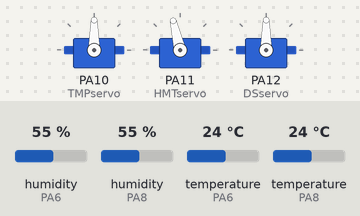
Simulated run of this sketch. Board: STM32 Blue Pill. Parts: 3 × servo. Wiring (inferred from the names in the program): DHT11 sensor: data PA8. Inputs (shaded band) come from the test bench; at power-on: humidity (sensors on PA6, PA8) 55 %, temperature (sensors on PA6, PA8) 24 °C.

Above: at 1.2 s.
1.3 s: humidity (sensor on PA6) set to 40 %
At 3.1 s:
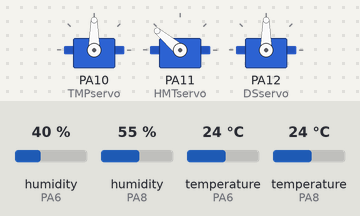
3.6 s: humidity (sensor on PA6) set to 68 %
At 5.6 s:
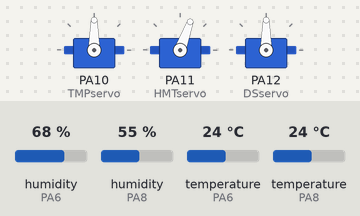
Timing chart, 0 to 7.1 s (numbered marks = the images above; inputs shaded):
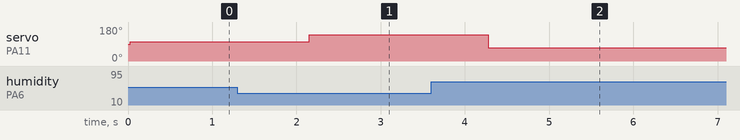

The sketch:

BluePill_CPE_Finals.ino
```cpp
#include "DHT.h"

#include <Servo.h>

Servo TMPservo;  // create servo object to control a servo
Servo HMTservo;  // create servo object to control a servo
Servo DSservo;  // create servo object to control a servo

DHT dht(PA6, DHT11);

int DSPIN = PA8;

double temp;
int dspos;
uint16_t Temp;
int tpos;
uint16_t Humi;
int hpos;

void setup() {
  // put your setup code here, to run once:
  Serial1.begin(9600);
  TMPservo.attach(PA10);
  HMTservo.attach(PA11);
  DSservo.attach(PA12);
  dht.begin();
}

void loop()
{
  // put your main code here, to run repeatedly:
  temp = TempRead();
  temp  = temp * 0.0625; // conversion accuracy is 0.0625 / LSB
  Serial1.println(temp);
  if (temp >= 15 && temp <=85){
  dspos = map(temp, 15, 85, 130, 25);
  DSservo.write(dspos);
  }
  Humi  = dht.readHumidity();
  if (Humi >= 40 && Humi <=80){
  hpos = map(Humi, 40, 80, 140, 40);
  HMTservo.write(hpos);
  }
  // read temperature in degrees Celsius
  Temp = dht.readTemperature() ;
  if (temp >= 20 && temp <= 50){
  tpos = map(Temp, 20, 50, 140, 40);
  TMPservo.write(tpos);
  }
  delay(125);
}

boolean DS18B20_Init()
{
  pinMode(DSPIN, OUTPUT);
  digitalWrite(DSPIN, HIGH);
  delayMicroseconds(5);
  digitalWrite(DSPIN, LOW);
  delayMicroseconds(750);//480-960
  digitalWrite(DSPIN, HIGH);
  pinMode(DSPIN, INPUT);
  int t = 0;
  while (digitalRead(DSPIN))
  {
    t++;
    if (t > 60) return false;
    delayMicroseconds(1);
  }
  t = 480 - t;
  pinMode(DSPIN, OUTPUT);
  delayMicroseconds(t);
  digitalWrite(DSPIN, HIGH);
  return true;
}

void DS18B20_Write(byte data)
{
  pinMode(DSPIN, OUTPUT);
  for (int i = 0; i < 8; i++)
  {
    digitalWrite(DSPIN, LOW);
    delayMicroseconds(10);
    if (data & 1) digitalWrite(DSPIN, HIGH);
    else digitalWrite(DSPIN, LOW);
    data >>= 1;
    delayMicroseconds(50);
    digitalWrite(DSPIN, HIGH);
  }
}

byte DS18B20_Read()
{
  pinMode(DSPIN, OUTPUT);
  digitalWrite(DSPIN, HIGH);
  delayMicroseconds(2);
  byte data = 0;
  for (int i = 0; i < 8; i++)
  {
    digitalWrite(DSPIN, LOW);
    delayMicroseconds(1);
    digitalWrite(DSPIN, HIGH);
    pinMode(DSPIN, INPUT);
    delayMicroseconds(5);
    data >>= 1;
    if (digitalRead(DSPIN)) data |= 0x80;
    delayMicroseconds(55);
    pinMode(DSPIN, OUTPUT);
    digitalWrite(DSPIN, HIGH);
  }
  return data;
}

int TempRead()
{
  if (!DS18B20_Init()) return 0;
  DS18B20_Write (0xCC); // Send skip ROM command
  DS18B20_Write (0x44); // Send reading start conversion command
  if (!DS18B20_Init()) return 0;
  DS18B20_Write (0xCC); // Send skip ROM command
  DS18B20_Write (0xBE); // Read the register, a total of nine bytes, the first two bytes are the conversion value
  int temp = DS18B20_Read (); // Low byte
  temp |= DS18B20_Read () << 8; // High byte
  return temp;
}
```

Measured:
- after the input at 1.3 s, servo on PA11 (HMTservo): 103° → 140° after 0.85 s
- after the input at 3.6 s, servo on PA11 (HMTservo): 140° → 70° after 0.67 s
